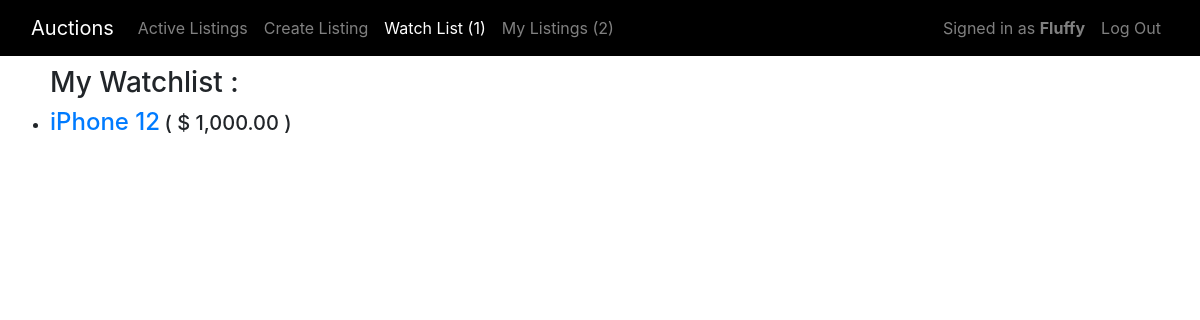
/watchlist (signed in), run on an earlier commit of the app's database.
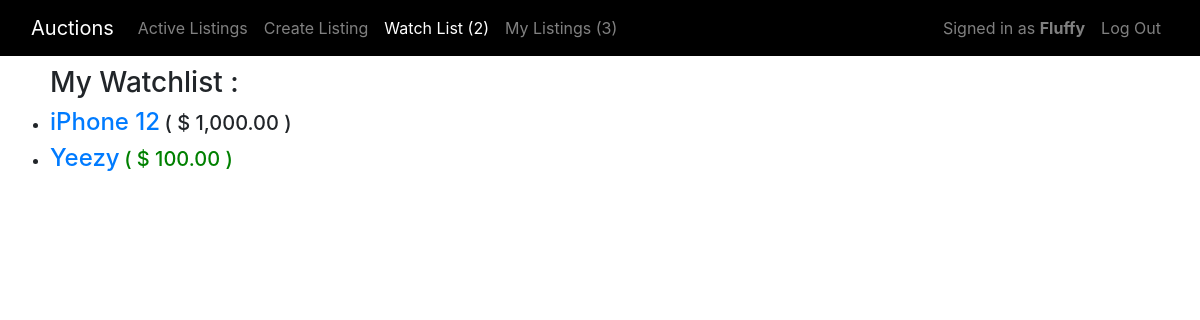
And on a later commit of the database.
### auctions/models.py (models this page shows, shortened)
class User(AbstractUser):
    def __str__(self):
        return f"{self.username}"

class WatchList(models.Model):
    user = models.OneToOneField(User, on_delete=models.CASCADE, related_name='watchlist')
    listings = models.ManyToManyField(Listing, blank=True, related_name='listings')

class Listing(models.Model):
    title = models.CharField(max_length=64)
    user = models.ForeignKey(User, default=1 , on_delete=models.CASCADE, related_name='listings')
    categories = models.ManyToManyField(Category, blank=True, related_name="listings")
    description = models.TextField(max_length=500)
    image = models.URLField(max_length=200, blank=True)
    def __str__(self):
        return f"{self.title}"

class Bid(models.Model):
    listing = models.ForeignKey(Listing,on_delete=models.CASCADE,related_name='bids')
    user = models.ForeignKey(User, on_delete=models.CASCADE, related_name='bids')
    value = models.DecimalField(decimal_places=2, max_digits=9, default=0, validators=[MinValueValidator(0)])
    date = models.DateTimeField(auto_now_add=True)
    is_starting = models.BooleanField(default=False)
    is_current = models.BooleanField(default=False)

### auctions/views.py (the view)
# urls.py: path("watchlist", views.watchlist, name="watchlist"),
def watchlist(request):
    try:
        watchlist = WatchList.objects.get(user = request.user).listings.all()
    except:
        watchlist = []
    return render(request, "auctions/watchlist.html", {
        "watchlist": watchlist,
        "current_bids": Bid.objects.filter(is_current = True)
    })

### auctions/templates/auctions/watchlist.html (shortened to what this page needs)
{% extends "auctions/layout.html" %}
{% load humanize %}
{% block nav_item_watchlist %}active{% endblock nav_item_watchlist %}
{% block body %}
    {% if user.is_authenticated %}
        <ul>
            <h3> My Watchlist :</h3>
            {% for listing in watchlist %}
                <li>
                    <h4 class="watchlist-listing_title"><a href="{% url 'listing' listing %}">{{ listing }}</a></h4>
                    <div class="watchlist-listing_current_bid">
                        {% for bid in current_bids %}
                            {% if bid.listing == listing %}
                                {% if bid.is_starting == True %}
                                    <h5 class="watchlist-starting-bid"> ( $ {{ bid.value|intcomma }} ) </h5>
                                {% else %}
                                    <h5> ( $ {{ bid.value|intcomma }} ) </h5>
                                {% endif %}
                            {% endif %}
                        {% endfor %}
                    </div>
                </li>
            {% empty %}
                <li>
                    <h6>No Listings Yet</h6>
                </li>
            {% endfor %}
        </ul>
    {% endif %}
{% endblock %}

### auctions/templates/auctions/layout.html (shortened to what this page needs)
{% load static %}
<!DOCTYPE html>
<html lang="en">
    <head>
        <link rel="stylesheet" href="https://stackpath.bootstrapcdn.com/bootstrap/4.4.1/css/bootstrap.min.css">
        <link href="{% static 'auctions/styles.css' %}" rel="stylesheet">
    </head>
    <body>
        <nav class="navbar navbar-expand-lg navbar-dark sticky-top">
            <div class="container-fluid">
                <a class="navbar-brand" href="{% url 'index' %}">Auctions</a>
                <div class="collapse navbar-collapse" id="navbarNavAltMarkup">
                    <ul class="navbar-nav mr-auto">
                        <li class="nav-item {% block nav_item_listings %}{% endblock nav_item_listings %}">
                            <a class="nav-link" aria-current="page" href="{% url 'index' %}">Active Listings</a>
                        </li>
                        {% if user.is_authenticated %}
                        <li class="nav-item {% block nav_item_create %}{% endblock nav_item_create %}">
                            <a class="nav-link" href="{% url 'create' %}">Create Listing</a>
                        </li>
                        <li class="nav-item {% block nav_item_watchlist %}{% endblock nav_item_watchlist %}">
                            <a class="nav-link" href="{% url 'watchlist' %}">
                                Watch List
                                <span>
                                {% if user.watchlist.listings.all.count > 0 %}
                                    ({{ user.watchlist.listings.all.count}})
                                {% else %}
                                    (0)
                                {% endif %}
                                </span>
                            </a>
                        </li>
                        <li class="nav-item {% block nav_item_myListings %}{% endblock nav_item_myListings %}">
                            <a class="nav-link" href="{% url 'myListings' %}">
                                My Listings
                                <span>
                                    {% if user.listings.all.count > 0 %}
                                        ({{ user.listings.all.count}})
                                    {% else %}
                                        (0)
                                    {% endif %}
                                </span>
                            </a>
                        </li>
                        {% endif %}
                    </ul>
                    <ul class="navbar-nav ml-auto">
                        {% if user.is_authenticated %}
                        <li class="nav-item">
                            <a class="nav-link" href="#">
                                    Signed in as <strong>{{ user.username }}</strong>
                            </a>
                        </li>
                        <li class="nav-item">
                            <a class="nav-link" href="{% url 'logout' %}">Log Out</a>
                        </li>
                        {% endif %}
                    </ul>
                </div>
            </div>
        </nav>
        <div class="main">
        {% block body %}
        {% endblock %}
        </div>
    </body>
</html>

What changed in the data, as far as the page shows it:
changed User "Fluffy": watchlist.listings.all.count "1" → "2"; listings.all.count "2" → "3"
now on this page (row unchanged): Listing: title "Yeezy"
now on this page (row unchanged): Bid: value "100.00", shown under "Yeezy"
